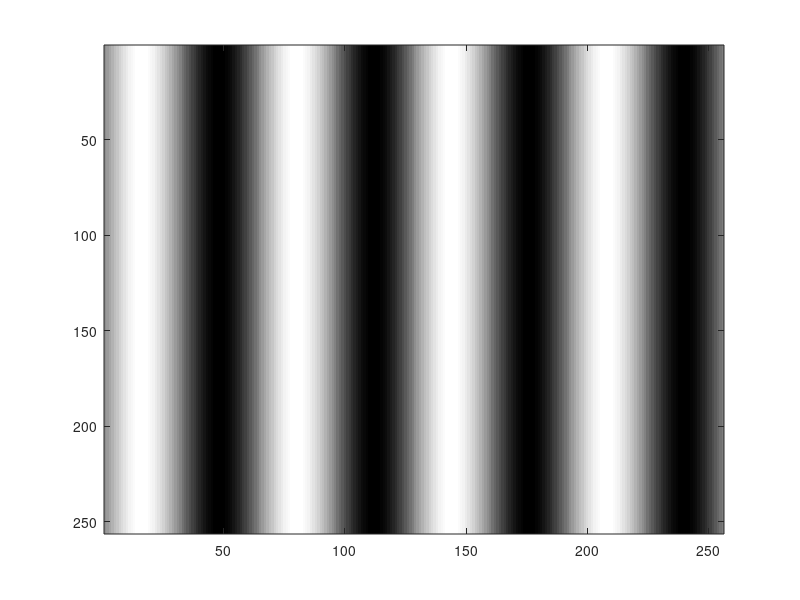
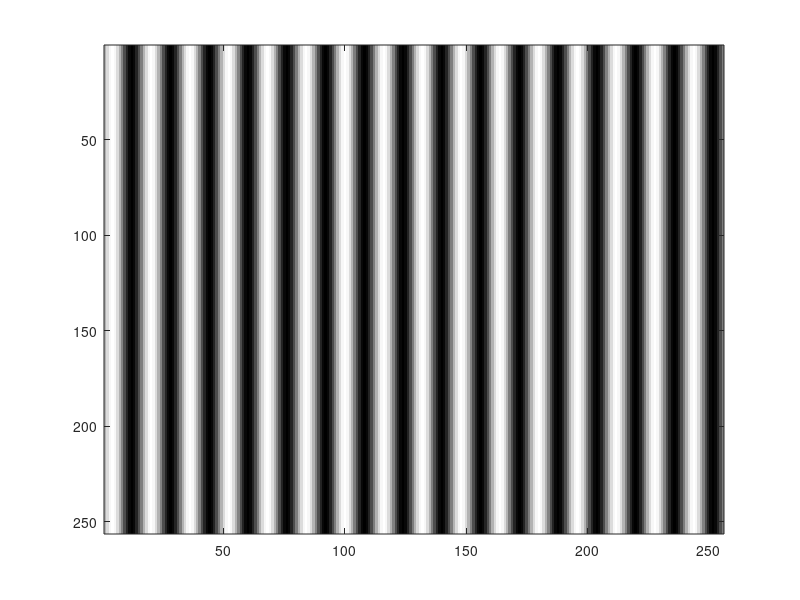
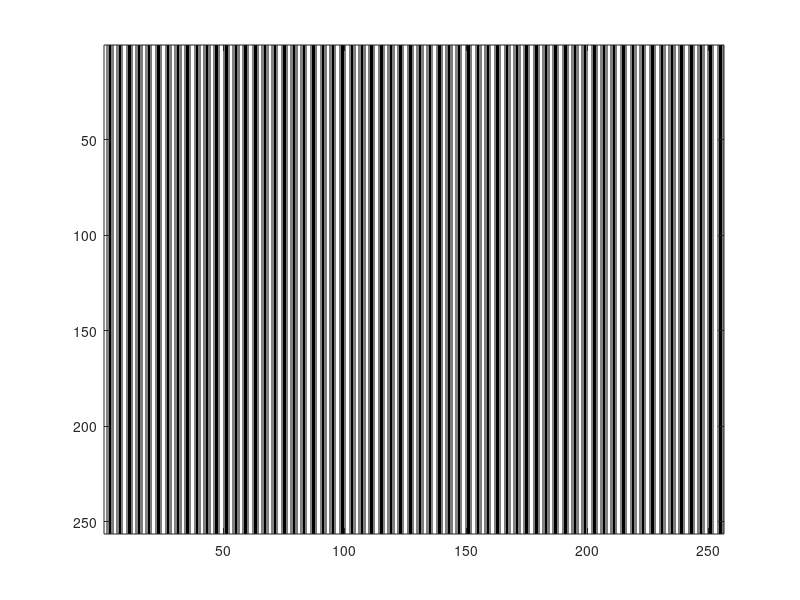
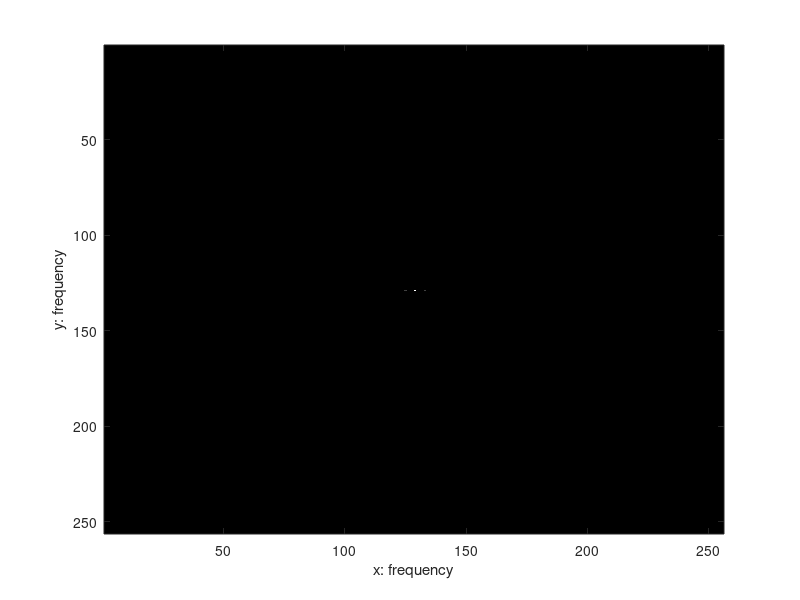

MATLAB code to generate these figures, in order:
clear; close all;
H = 256;
W = 256;
img4 = zeros(H,W);
img16 = zeros(H,W);
img64 = zeros(H,W);
for h = 1:H
    for w = 1:W
        img4(h,w) = 1 + sin((2*pi*w) / W*4);
        img16(h,w) = 1 + sin((2*pi*w) / W*16);
        img64(h,w) = 1 + sin((2*pi*w) / W*64);
    end
end
img4_fft = abs(fftshift(fft2(img4))).^2;
img16_fft = abs(fftshift(fft2(img16))).^2;
img64_fft = abs(fftshift(fft2(img64))).^2;

figure;
colormap('gray');
imagesc(img4);
figure;
colormap('gray');
imagesc(img16);
figure;
colormap('gray');
imagesc(img64);

figure;
colormap('gray');
imagesc(img4_fft);
xlabel('x: frequency');
ylabel('y: frequency');
figure;
colormap('gray');
imagesc(img16_fft);
xlabel('x: frequency');
ylabel('y: frequency');
figure;
colormap('gray');
imagesc(img64_fft);
xlabel('x: frequency');
ylabel('y: frequency');
